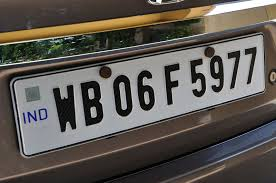
#> input picture backend/database/test.jpg, 276 x 183 px, found by its file name
$ python test_detection.py
#> lines starting #> are read from the running program, lines starting #| are printed output that depends on the picture
### backend/detector/plate_detector.py
import os

import cv2
import pytesseract

from utils.helpers import clean_plate


tesseract_path = r"C:\Program Files\Tesseract-OCR\tesseract.exe"
if os.path.exists(tesseract_path):
    pytesseract.pytesseract.tesseract_cmd = tesseract_path
else:
    print(f"Tesseract not found at {tesseract_path}")
    print("Install Tesseract OCR or update tesseract_path in detector/plate_detector.py")


OCR_CONFIGS = [
    "--oem 3 --psm 7 -c tessedit_char_whitelist=ABCDEFGHIJKLMNOPQRSTUVWXYZ0123456789",
]
OCR_TIMEOUT_SECONDS = 0.8
MAX_DETECTION_WIDTH = 900
MAX_CONTOURS_TO_OCR = 2


def preprocess_image(image):
    gray = cv2.cvtColor(image, cv2.COLOR_BGR2GRAY)
    blur = cv2.bilateralFilter(gray, 11, 17, 17)
    blur = cv2.GaussianBlur(blur, (5, 5), 0)
    clahe = cv2.createCLAHE(clipLimit=3.0, tileGridSize=(8, 8))
    enhanced = clahe.apply(blur)
    kernel = cv2.getStructuringElement(cv2.MORPH_RECT, (3, 3))
    return cv2.morphologyEx(enhanced, cv2.MORPH_CLOSE, kernel)


def build_ocr_variants(gray_image):
    variants = []
    height, width = gray_image.shape[:2]
    scale = 2.2 if max(height, width) < 500 else 1.5
    resized = cv2.resize(gray_image, None, fx=scale, fy=scale, interpolation=cv2.INTER_CUBIC)
    variants.append(resized)

    _, otsu = cv2.threshold(resized, 0, 255, cv2.THRESH_BINARY + cv2.THRESH_OTSU)
    variants.append(otsu)
    return variants


# [5 lines left out: function _safe_conf, not called in this run]


def ocr_plate_region(region):
    best_text = None
    best_confidence = 0.0
    best_raw = None

    if len(region.shape) == 3:
        bases = [preprocess_image(region)]
    else:
        bases = [region]

    for base in bases:
        for variant in build_ocr_variants(base):
            for config in OCR_CONFIGS:
                try:
                    raw_text = pytesseract.image_to_string(
                        variant,
                        config=config,
                        timeout=OCR_TIMEOUT_SECONDS,
                    ).strip()
                except RuntimeError:
                    continue

                if raw_text and not best_raw:
                    best_raw = raw_text

                cleaned = clean_plate(raw_text)
                if cleaned:
                    best_text = cleaned
                    best_confidence = 50.0
                    return best_text, best_confidence, best_raw

    return best_text, best_confidence, best_raw


# [31 lines left out: functions find_plate_contours, _resize_for_detection, not called in this run]


def scan_box(frame):
    height, width = frame.shape[:2]
    return (
        int(width * 0.08),
        int(height * 0.28),
        int(width * 0.92),
        int(height * 0.78),
    )


def _fallback_crops(frame):
    height, width = frame.shape[:2]
    boxes = [
        scan_box(frame),
        (0, int(height * 0.12), width, int(height * 0.94)),
        (int(width * 0.05), int(height * 0.42), int(width * 0.95), int(height * 0.88)),
    ]
    for x1, y1, x2, y2 in boxes:
        crop = frame[y1:y2, x1:x2]
        if crop.size:
            yield crop


def detect_plate_details(frame):
    try:
        best_raw = None
        for crop in _fallback_crops(frame):
            text, confidence, raw = ocr_plate_region(crop)
            if raw and not best_raw:
                best_raw = raw
            if text and confidence >= 35:
                return {
                    "plate": text,
                    "confidence": confidence,
                    "raw": raw or text,
                    "source": "scan-box",
                    "contours": 0,
                }

        work_frame, scale = _resize_for_detection(frame)
        processed = preprocess_image(work_frame)
        contours = find_plate_contours(processed)

        best_text = None
        best_confidence = 0.0

        for cnt in contours:
            x, y, w, h = cv2.boundingRect(cnt)
            padding = 10
            x1 = max(0, int((x - padding) / scale))
            y1 = max(0, int((y - padding) / scale))
            x2 = min(frame.shape[1], int((x + w + padding) / scale))
            y2 = min(frame.shape[0], int((y + h + padding) / scale))

            text, confidence, raw = ocr_plate_region(frame[y1:y2, x1:x2])
            if raw and not best_raw:
                best_raw = raw
            if text and confidence > best_confidence:
                best_text = text
                best_confidence = confidence

        if best_text and best_confidence >= 35:
            return {
                "plate": best_text,
                "confidence": best_confidence,
                "raw": best_raw or best_text,
                "source": "contour",
                "contours": len(contours),
            }

        return {
            "plate": None,
            "confidence": best_confidence,
            "raw": best_raw,
            "source": "none",
            "contours": len(contours),
        }
    except Exception as exc:
        print(f"Plate detection error: {exc}")
        return {
            "plate": None,
            "confidence": 0.0,
            "raw": None,
            "source": "error",
            "contours": 0,
        }


def detect_plate(frame):
    return detect_plate_details(frame).get("plate")

### backend/test_detection.py
"""
Smoke tests for plate detection and plate cleaning.
"""
import os
import sys

import cv2

sys.path.append(os.path.abspath(os.path.dirname(__file__)))

from detector.plate_detector import detect_plate
from utils.helpers import clean_plate


def test_plate_detection():
    print("Testing Plate Detection System")
    print("=" * 50)

    test_image_path = os.path.join(os.path.dirname(__file__), "test.jpg")

    if os.path.exists(test_image_path):
        print(f"Testing with image: {test_image_path}")
        image = cv2.imread(test_image_path)
#> image is the input picture: shape (183, 276, 3); mean B, G, R 82.8, 88.4, 93.4

        if image is not None:
            detected_text = detect_plate(image)
#> in scan_box, `height, width = frame.shape[:2]`: height = 183; width = 276
#> the loop in detect_plate_details, `for crop in _fallback_crops(frame):` made 1 pass
#> pass 1, in preprocess_image, `gray = cv2.cvtColor(image, cv2.COLOR_BGR2GRAY)`:
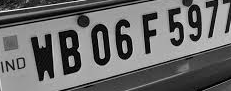
#> gray: shape (91, 231); min 0, max 255, mean 106.4
#> pass 1, in preprocess_image, `blur = cv2.GaussianBlur(blur, (5, 5), 0)`:
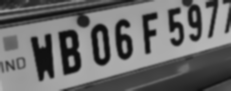
#> blur: shape (91, 231); min 12, max 184, mean 106.5
#> pass 1, in preprocess_image, `enhanced = clahe.apply(blur)`:
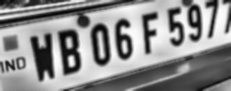
#> enhanced: shape (91, 231); min 6, max 254, mean 140.8
            print(f"Raw OCR result: {detected_text}")

            cleaned = clean_plate(detected_text)
            print(f"Cleaned plate: {cleaned}")
        else:
            print("Could not load test image")
    else:
        print("No test image found")

    print("\nTesting plate cleaning with sample data:")
    test_plates = [
        "RJ14CV0002",
        "MH01AB1234",
        "DL01CD5678",
        "KA01IJ7890",
        "UP01GH3456",
        "22BH6517A",
        "22BHE517A",
    ]

    for plate in test_plates:
        cleaned = clean_plate(plate)
        status = "OK" if cleaned else "FAIL"
        print(f"   {plate} -> {cleaned} {status}")

    print("\nTest completed")


if __name__ == "__main__":
    test_plate_detection()
#> (the call stopped at in ocr_plate_region, `raw_text = pytesseract.image_to_string( variant, config=config, timeou..`: pytesseract is not available in this run)
